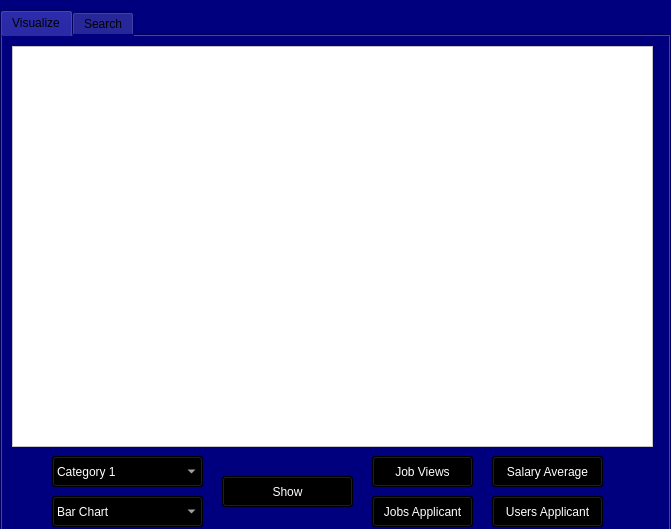
<?xml version="1.0" encoding="UTF-8"?>
<ui version="4.0">
 <class>Form</class>
 <widget class="QWidget" name="Form">
  <property name="geometry">
   <rect>
    <x>0</x>
    <y>0</y>
    <width>671</width>
    <height>529</height>
   </rect>
  </property>
  <property name="windowTitle">
   <string>Form</string>
  </property>
  <property name="styleSheet">
   <string notr="true">QWidget{
background-color: rgb(0, 0, 127);

}</string>
  </property>
  <widget class="QTabWidget" name="tabWidget">
   <property name="geometry">
    <rect>
     <x>0</x>
     <y>10</y>
     <width>671</width>
     <height>521</height>
    </rect>
   </property>
   <property name="styleSheet">
    <string notr="true">QWidget{

  
	background-color: rgb(0, 0, 127);

}
</string>
   </property>
   <property name="tabPosition">
    <enum>QTabWidget::North</enum>
   </property>
   <property name="currentIndex">
    <number>0</number>
   </property>
   <widget class="QWidget" name="VisualizeTab">
    <attribute name="title">
     <string>Visualize</string>
    </attribute>
    <widget class="QGraphicsView" name="graphicsView">
     <property name="geometry">
      <rect>
       <x>10</x>
       <y>10</y>
       <width>641</width>
       <height>401</height>
      </rect>
     </property>
     <property name="styleSheet">
      <string notr="true">QGraphicsView{

	background-color: rgb(255, 255, 255);

}</string>
     </property>
    </widget>
    <widget class="QPushButton" name="Showbtn">
     <property name="geometry">
      <rect>
       <x>220</x>
       <y>440</y>
       <width>131</width>
       <height>31</height>
      </rect>
     </property>
     <property name="styleSheet">
      <string notr="true">QPushButton
{
      
	font: 17pt &quot;MS Shell Dlg 2&quot;;
	background-color: rgb(0, 0, 0);
	color: rgb(255, 255, 255);

}</string>
     </property>
     <property name="text">
      <string>Show</string>
     </property>
    </widget>
    <widget class="QPushButton" name="UserApplicantBtn">
     <property name="geometry">
      <rect>
       <x>490</x>
       <y>460</y>
       <width>111</width>
       <height>31</height>
      </rect>
     </property>
     <property name="styleSheet">
      <string notr="true">QPushButton
{
      
	background-color: rgb(0, 0, 0);
	color: rgb(255, 255, 255);
	font: 11pt &quot;MS Shell Dlg 2&quot;;


}</string>
     </property>
     <property name="text">
      <string>Users Applicant</string>
     </property>
    </widget>
    <widget class="QPushButton" name="SalaryAverageBtn">
     <property name="geometry">
      <rect>
       <x>490</x>
       <y>420</y>
       <width>111</width>
       <height>31</height>
      </rect>
     </property>
     <property name="styleSheet">
      <string notr="true">QPushButton
{
      
	background-color: rgb(0, 0, 0);
	color: rgb(255, 255, 255);
	font: 11pt &quot;MS Shell Dlg 2&quot;;


}</string>
     </property>
     <property name="text">
      <string>Salary Average</string>
     </property>
    </widget>
    <widget class="QPushButton" name="JobApplicantBtn">
     <property name="geometry">
      <rect>
       <x>370</x>
       <y>460</y>
       <width>101</width>
       <height>31</height>
      </rect>
     </property>
     <property name="styleSheet">
      <string notr="true">QPushButton
{
      
	background-color: rgb(0, 0, 0);
	color: rgb(255, 255, 255);
	font: 11pt &quot;MS Shell Dlg 2&quot;;


}</string>
     </property>
     <property name="text">
      <string>Jobs Applicant</string>
     </property>
    </widget>
    <widget class="QPushButton" name="JobViewsBtn">
     <property name="geometry">
      <rect>
       <x>370</x>
       <y>420</y>
       <width>101</width>
       <height>31</height>
      </rect>
     </property>
     <property name="styleSheet">
      <string notr="true">QPushButton
{
      
	background-color: rgb(0, 0, 0);
	color: rgb(255, 255, 255);

	font: 11pt &quot;MS Shell Dlg 2&quot;;


}</string>
     </property>
     <property name="text">
      <string>Job Views</string>
     </property>
    </widget>
    <widget class="QComboBox" name="SelectCategory">
     <property name="geometry">
      <rect>
       <x>50</x>
       <y>420</y>
       <width>151</width>
       <height>31</height>
      </rect>
     </property>
     <property name="styleSheet">
      <string notr="true">QComboBox{

    
	background-color: rgb(0, 0, 0);
  
	font: 75 11pt &quot;MS Shell Dlg 2&quot;;
	color: rgb(255, 255, 255);

}</string>
     </property>
     <item>
      <property name="text">
       <string>Category 1</string>
      </property>
     </item>
     <item>
      <property name="text">
       <string>Category 2</string>
      </property>
     </item>
     <item>
      <property name="text">
       <string>Category 3</string>
      </property>
     </item>
     <item>
      <property name="text">
       <string>Industry 1</string>
      </property>
     </item>
     <item>
      <property name="text">
       <string>industry 2</string>
      </property>
     </item>
     <item>
      <property name="text">
       <string>industry 3</string>
      </property>
     </item>
    </widget>
    <widget class="QComboBox" name="SelectCategory_3">
     <property name="geometry">
      <rect>
       <x>50</x>
       <y>460</y>
       <width>151</width>
       <height>31</height>
      </rect>
     </property>
     <property name="styleSheet">
      <string notr="true">QComboBox{

    
	background-color: rgb(0, 0, 0);
  
	font: 75 11pt &quot;MS Shell Dlg 2&quot;;
	color: rgb(255, 255, 255);

}</string>
     </property>
     <item>
      <property name="text">
       <string>Bar Chart</string>
      </property>
     </item>
     <item>
      <property name="text">
       <string>Pie Chart</string>
      </property>
     </item>
    </widget>
   </widget>
   <widget class="QWidget" name="SearchTab">
    <attribute name="title">
     <string>Search</string>
    </attribute>
    <widget class="QPushButton" name="SearchBtn">
     <property name="geometry">
      <rect>
       <x>530</x>
       <y>140</y>
       <width>81</width>
       <height>31</height>
      </rect>
     </property>
     <property name="styleSheet">
      <string notr="true">QPushButton
{
      
	background-color: rgb(0, 0, 0);
	color: rgb(255, 255, 255);

	font: 11pt &quot;MS Shell Dlg 2&quot;;


}</string>
     </property>
     <property name="text">
      <string>Search</string>
     </property>
    </widget>
    <widget class="QLineEdit" name="InputSearch">
     <property name="geometry">
      <rect>
       <x>200</x>
       <y>140</y>
       <width>301</width>
       <height>31</height>
      </rect>
     </property>
     <property name="styleSheet">
      <string notr="true">QLineEdit{

	background-color: rgb(255, 255, 255);

}</string>
     </property>
    </widget>
    <widget class="QComboBox" name="ChooseSearch">
     <property name="geometry">
      <rect>
       <x>40</x>
       <y>140</y>
       <width>131</width>
       <height>31</height>
      </rect>
     </property>
     <property name="styleSheet">
      <string notr="true">QComboBox{

    
	background-color: rgb(0, 0, 0);
  
	font: 75 11pt &quot;MS Shell Dlg 2&quot;;
	color: rgb(255, 255, 255);

}</string>
     </property>
     <item>
      <property name="text">
       <string>City</string>
      </property>
     </item>
     <item>
      <property name="text">
       <string>Job</string>
      </property>
     </item>
     <item>
      <property name="text">
       <string>Category</string>
      </property>
     </item>
     <item>
      <property name="text">
       <string>Industry</string>
      </property>
     </item>
    </widget>
    <widget class="QGroupBox" name="groupBox">
     <property name="geometry">
      <rect>
       <x>40</x>
       <y>10</y>
       <width>571</width>
       <height>111</height>
      </rect>
     </property>
     <property name="styleSheet">
      <string notr="true">QGroupBox{

	color: rgb(255, 255, 255);
	font: 75 14pt &quot;MS Shell Dlg 2&quot;;
}</string>
     </property>
     <property name="title">
      <string>Job Description</string>
     </property>
     <widget class="QLineEdit" name="Jobsearch">
      <property name="geometry">
       <rect>
        <x>100</x>
        <y>30</y>
        <width>301</width>
        <height>31</height>
       </rect>
      </property>
      <property name="styleSheet">
       <string notr="true">QLineEdit{

	background-color: rgb(255, 255, 255);

}</string>
      </property>
     </widget>
     <widget class="QPushButton" name="JobsearchBtn">
      <property name="geometry">
       <rect>
        <x>420</x>
        <y>30</y>
        <width>81</width>
        <height>31</height>
       </rect>
      </property>
      <property name="styleSheet">
       <string notr="true">QPushButton
{
      
	background-color: rgb(0, 0, 0);
	color: rgb(255, 255, 255);

	font: 11pt &quot;MS Shell Dlg 2&quot;;


}</string>
      </property>
      <property name="text">
       <string>Search</string>
      </property>
     </widget>
     <widget class="QLabel" name="JobDescription">
      <property name="enabled">
       <bool>true</bool>
      </property>
      <property name="geometry">
       <rect>
        <x>50</x>
        <y>70</y>
        <width>471</width>
        <height>31</height>
       </rect>
      </property>
      <property name="styleSheet">
       <string notr="true">QLabel
{
      
	background-color: rgb(255, 255, 255);
	font: 75 11pt &quot;MS Shell Dlg 2&quot;;


}</string>
      </property>
      <property name="text">
       <string/>
      </property>
      <property name="alignment">
       <set>Qt::AlignCenter</set>
      </property>
     </widget>
    </widget>
    <widget class="QTextBrowser" name="textBrowser">
     <property name="geometry">
      <rect>
       <x>40</x>
       <y>180</y>
       <width>571</width>
       <height>301</height>
      </rect>
     </property>
     <property name="styleSheet">
      <string notr="true">QTextBrowser
{
 
	background-color: rgb(255, 255, 255);
  
	color: rgb(0, 0, 0);

}</string>
     </property>
    </widget>
   </widget>
  </widget>
 </widget>
 <resources/>
 <connections/>
</ui>
